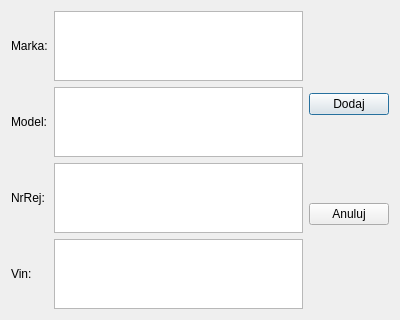
<?xml version="1.0" encoding="UTF-8"?>
<ui version="4.0">
 <class>dodajdobazy</class>
 <widget class="QDialog" name="dodajdobazy">
  <property name="geometry">
   <rect>
    <x>0</x>
    <y>0</y>
    <width>400</width>
    <height>300</height>
   </rect>
  </property>
  <property name="windowTitle">
   <string>Dialog</string>
  </property>
  <layout class="QHBoxLayout" name="horizontalLayout">
   <item>
    <layout class="QVBoxLayout" name="verticalLayout">
     <item>
      <widget class="QLabel" name="label">
       <property name="text">
        <string>Marka:</string>
       </property>
      </widget>
     </item>
     <item>
      <widget class="QLabel" name="label_2">
       <property name="text">
        <string>Model:</string>
       </property>
      </widget>
     </item>
     <item>
      <widget class="QLabel" name="label_3">
       <property name="text">
        <string>NrRej:</string>
       </property>
      </widget>
     </item>
     <item>
      <widget class="QLabel" name="label_4">
       <property name="text">
        <string>Vin:</string>
       </property>
      </widget>
     </item>
    </layout>
   </item>
   <item>
    <layout class="QVBoxLayout" name="verticalLayout_2">
     <item>
      <widget class="QTextEdit" name="teMarka"/>
     </item>
     <item>
      <widget class="QTextEdit" name="teModel"/>
     </item>
     <item>
      <widget class="QTextEdit" name="teNrRej"/>
     </item>
     <item>
      <widget class="QTextEdit" name="teVin"/>
     </item>
    </layout>
   </item>
   <item>
    <layout class="QVBoxLayout" name="verticalLayout_3">
     <item>
      <widget class="QPushButton" name="pbSecDodaj">
       <property name="text">
        <string>Dodaj</string>
       </property>
      </widget>
     </item>
     <item>
      <widget class="QPushButton" name="pbAnuluj">
       <property name="text">
        <string>Anuluj</string>
       </property>
      </widget>
     </item>
    </layout>
   </item>
  </layout>
 </widget>
 <resources/>
 <connections/>
</ui>
